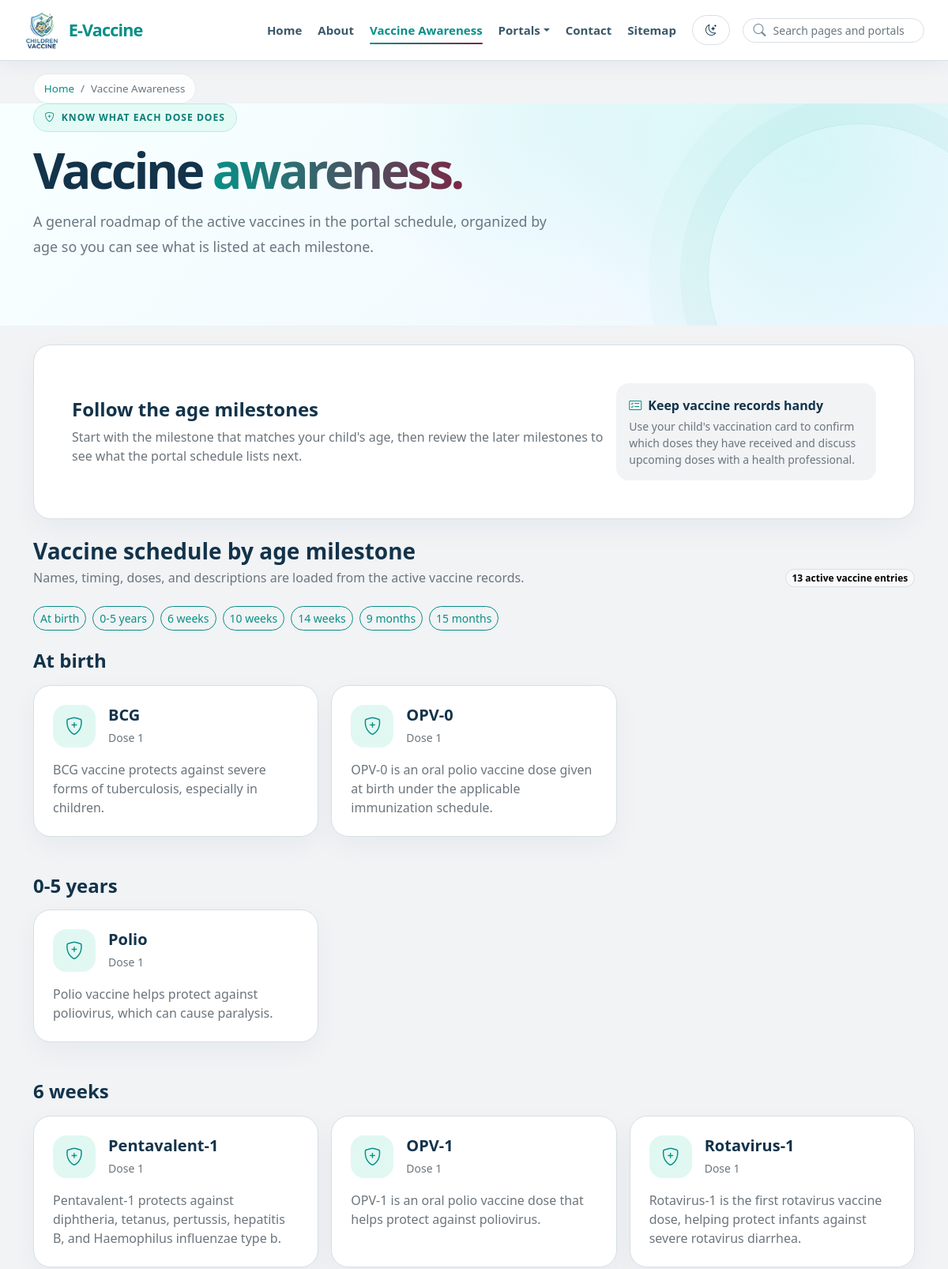
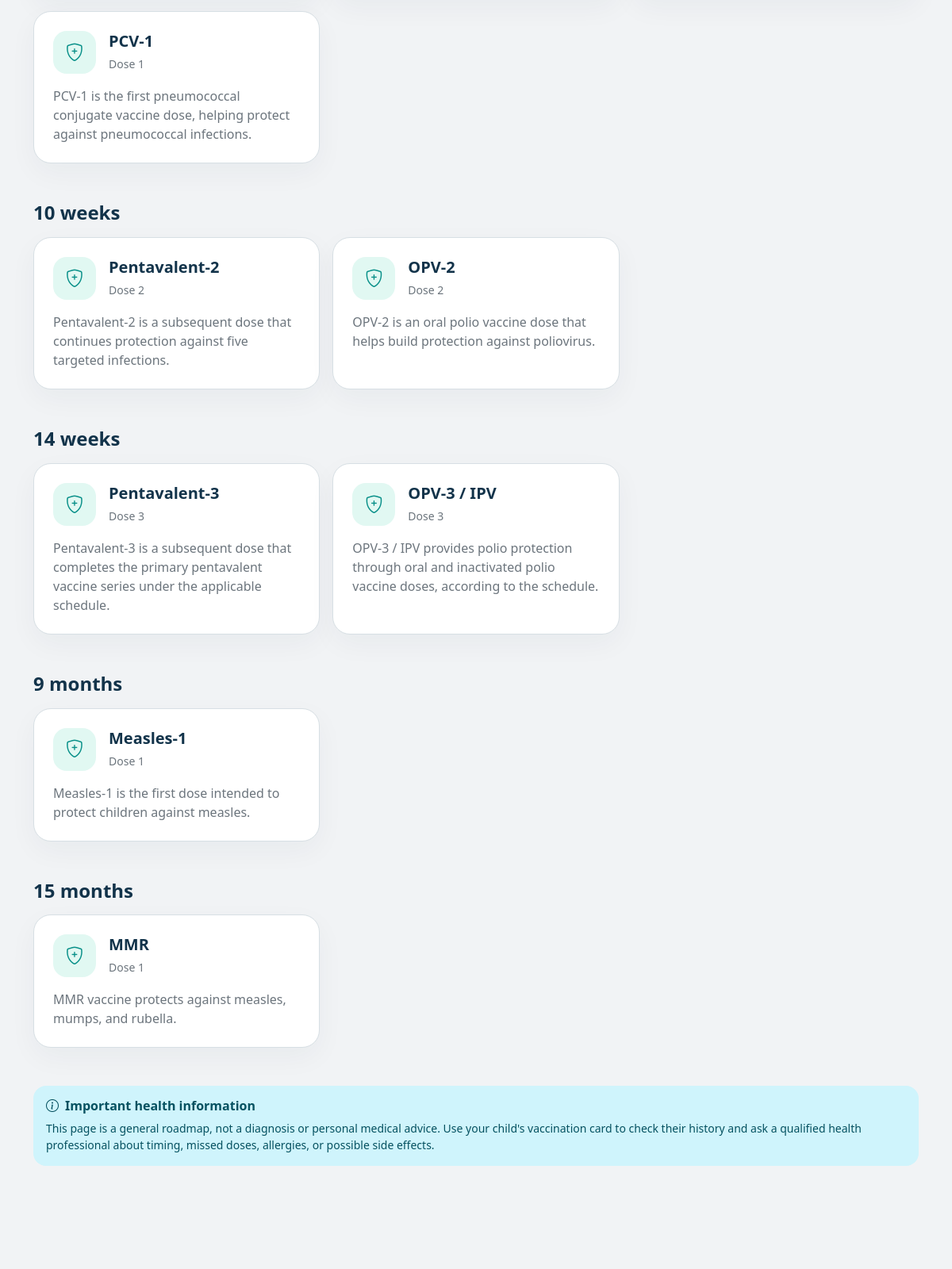
/awareness.php (upper part), run on the app's committed database (2 pictures, top to bottom).
### tables this page shows
CREATE TABLE `vaccines` (
  `Vaccine_ID` int(11) NOT NULL,
  `Vaccine_Name` varchar(150) NOT NULL,
  `Dose` int(11) NOT NULL,
  `Age_Limit` varchar(50) NOT NULL,
  `Status` enum('Active','Inactive') DEFAULT 'Active',
  `description` text DEFAULT NULL
);

### awareness.php (the view, shortened to what this page needs)
<?php
require __DIR__ . '/config.php';
$vaccines = [];
$vaccineQuery = mysqli_query(
    $connect,
    "SELECT Vaccine_ID, Vaccine_Name, Dose, Age_Limit, description
     FROM vaccines
     WHERE Status = 'Active'
     ORDER BY Vaccine_ID"
);
$vaccineQueryAvailable = $vaccineQuery !== false;
if ($vaccineQueryAvailable) {
    while ($vaccine = mysqli_fetch_assoc($vaccineQuery)) {
        $vaccines[] = $vaccine;
    }
} else {
    error_log('E-Vaccine awareness vaccine query failed: ' . mysqli_error($connect));
}
$milestones = [];
foreach ($vaccines as $vaccine) {
    $ageLabel = trim((string)$vaccine['Age_Limit']);
    $ageDays = null;
    if (preg_match('/^(?:at birth|birth)$/i', $ageLabel)) {
        $ageDays = 0;
    } elseif (preg_match('/^(\d+)(?:\s*-\s*\d+)?\s*(day|week|month|year)s?$/i', $ageLabel, $ageMatch)) {
        $ageAmount = (int)$ageMatch[1];
        $ageUnit = strtolower($ageMatch[2]);
        $ageDays = $ageAmount;
        if ($ageUnit === 'week') {
            $ageDays *= 7;
        } elseif ($ageUnit === 'month') {
            $ageDays *= 30;
        } elseif ($ageUnit === 'year') {
            $ageDays *= 365;
        }
    }
    if (!isset($milestones[$ageLabel])) {
        $milestones[$ageLabel] = ['sort' => $ageDays, 'vaccines' => []];
    }
    $milestones[$ageLabel]['vaccines'][] = $vaccine;
}
uasort($milestones, static function ($first, $second) {
    $firstAge = $first['sort'] ?? PHP_INT_MAX;
    $secondAge = $second['sort'] ?? PHP_INT_MAX;
    return $firstAge <=> $secondAge;
});
require __DIR__ . '/includes/site-header.php';
?>
<main>
    <section class="page-hero">
        <div class="container section-space">
            <span class="eyebrow mb-3" data-aos="fade-up"><i class="bi bi-shield-plus" aria-hidden="true"></i> Know what each dose does</span>
            <h1 class="display-title mb-3" data-aos="fade-up">Vaccine <span class="text-gradient">awareness.</span></h1>
            <p class="lead-copy mb-0" data-aos="fade-up" data-aos-delay="75">A general roadmap of the active vaccines in the portal schedule, organized by age so you can see what is listed at each milestone.</p>
        </div>
    </section>
    <section class="container section-space pt-4">
        <div class="surface-card p-4 p-lg-5 mb-4" data-aos="fade-up">
            <div class="row align-items-center g-3">
                <div class="col-lg-8">
                    <h2 class="h4 fw-bold mb-2">Follow the age milestones</h2>
                    <p class="text-secondary mb-0">Start with the milestone that matches your child's age, then review the later milestones to see what the portal schedule lists next.</p>
                </div>
                <div class="col-lg-4">
                    <div class="rounded-4 p-3 bg-body-tertiary">
                        <div class="fw-semibold"><i class="bi bi-card-checklist me-2 text-success" aria-hidden="true"></i>Keep vaccine records handy</div>
                        <p class="small text-secondary mb-0 mt-1">Use your child's vaccination card to confirm which doses they have received and discuss upcoming doses with a health professional.</p>
                    </div>
                </div>
            </div>
        </div>
        <div class="d-flex flex-column flex-md-row justify-content-between align-items-md-end gap-2 mb-4" data-aos="fade-up">
            <div>
                <h2 class="h3 fw-bold mb-1">Vaccine schedule by age milestone</h2>
                <p class="text-secondary mb-0">Names, timing, doses, and descriptions are loaded from the active vaccine records.</p>
            </div>
            <span class="badge rounded-pill text-bg-light border"><?= count($vaccines) ?> active vaccine entries</span>
        </div>
        <?php if (!$vaccineQueryAvailable): ?>
            <div class="alert alert-warning" role="status">Vaccine schedule information is temporarily unavailable.</div>
        <?php elseif (!$vaccines): ?>
            <div class="alert alert-info" role="status">No active vaccines are currently listed.</div>
        <?php else: ?>
            <nav class="d-flex flex-wrap gap-2 mb-4" aria-label="Vaccine schedule age milestones">
                <?php $milestoneIndex = 0; foreach ($milestones as $ageLabel => $milestone): $milestoneIndex++; ?>
                    <a class="btn btn-sm btn-outline-vax rounded-pill" href="#milestone-<?= $milestoneIndex ?>"><?= site_escape($ageLabel) ?></a>
                <?php endforeach; ?>
            </nav>
            <?php $milestoneIndex = 0; foreach ($milestones as $ageLabel => $milestone): $milestoneIndex++; ?>
                <section class="mb-5" id="milestone-<?= $milestoneIndex ?>" aria-labelledby="milestone-title-<?= $milestoneIndex ?>">
                    <h3 class="h4 fw-bold mb-3" id="milestone-title-<?= $milestoneIndex ?>"><?= site_escape($ageLabel) ?></h3>
                    <div class="row g-3">
                        <?php foreach ($milestone['vaccines'] as $vaccine): ?>
                            <div class="col-md-6 col-xl-4" data-aos="fade-up">
                                <article class="surface-card p-4 h-100">
                                    <div class="d-flex align-items-center gap-3 mb-3">
                                        <span class="icon-tile flex-shrink-0"><i class="bi bi-shield-plus" aria-hidden="true"></i></span>
                                        <div>
                                            <h4 class="h5 fw-bold mb-1"><?= site_escape($vaccine['Vaccine_Name']) ?></h4>
                                            <?php if ((int)$vaccine['Dose'] > 0): ?><span class="small text-secondary">Dose <?= (int)$vaccine['Dose'] ?></span><?php endif; ?>
                                        </div>
                                    </div>
                                    <p class="text-secondary mb-0"><?= site_escape($vaccine['description'] ?: 'No description has been added yet.') ?></p>
                                </article>
                            </div>
                        <?php endforeach; ?>
                    </div>
                </section>
            <?php endforeach; ?>
        <?php endif; ?>
        <div class="alert alert-info border-0 rounded-4 mt-5 mb-0" role="note" data-aos="fade-up">
            <h2 class="h6 fw-bold"><i class="bi bi-info-circle me-2" aria-hidden="true"></i>Important health information</h2>
            <p class="small mb-0">This page is a general roadmap, not a diagnosis or personal medical advice. Use your child's vaccination card to check their history and ask a qualified health professional about timing, missed doses, allergies, or possible side effects.</p>
        </div>
    </section>
</main>
<?php require __DIR__ . '/includes/site-footer.php'; ?>

### includes/theme.css (style rules this page uses)
:root { --evax-navy: #12334a; --evax-teal: #078f87; --evax-wine: #7a2846; --evax-light-grey: #f1f3f5; --evax-white: #ffffff; --evax-muted: #687782; --evax-border: #d7dfe4; --bs-primary: var(--evax-navy); --bs-primary-rgb: 18, 51, 74; --bs-success: var(--evax-teal); --bs-success-rgb: 7, 143, 135; --bs-danger: var(--evax-wine); --bs-danger-rgb: 122, 40, 70; --bs-body-bg: var(--evax-light-grey); --bs-body-color: var(--evax-navy); --bs-secondary-color: var(--evax-muted); --bs-border-color: var(--evax-border); --bs-link-color: var(--evax-teal); --bs-link-hover-color: var(--evax-wine); }
* { scrollbar-color: var(--evax-muted) var(--evax-light-grey); }
body { background-color: var(--evax-light-grey) !important; color: var(--bs-body-color) !important; font-family: "Segoe UI", Arial, sans-serif !important; }
html { background-color: var(--evax-light-grey); }
.bg-light, .bg-body-tertiary { background-color: var(--evax-light-grey) !important; }
.bg-white, .card, .surface-card, form.bg-white, .report-sheet, .portal-card, .overview-box, .dashboard-card { color: var(--bs-body-color); background-color: var(--evax-white) !important; }
.text-success { color: #078f87 !important; }
.card, .surface-card, .report-sheet, .portal-card, .overview-box, .dashboard-card { border-color: var(--evax-border) !important; }

### includes/site-header.php (style rules this page uses)
:root { --vax-ink: #12334a; --vax-muted: #687782; --vax-teal: #078f87; --vax-blue: #7a2846; --vax-soft: #f1f3f5; --vax-line: #d7dfe4; --vax-shadow: 0 20px 55px rgba(18, 51, 74, .09); --vax-shadow-hover: 0 24px 55px rgba(18, 51, 74, .13); --vax-page: #f1f3f5; --vax-surface: rgba(255,255,255,.92); --vax-heading: #12334a; }
* { box-sizing: border-box; }
html { scroll-padding-top: 90px; }
body { margin: 0; color: var(--vax-ink); background: var(--vax-page); font-family: "Segoe UI", Arial, sans-serif; overflow-x: hidden; }
main { min-height: 60vh; }
.eyebrow { display: inline-flex; align-items: center; gap: .5rem; padding: .5rem .85rem; border: 1px solid #bdece4; border-radius: 999px; color: #087f77; background: #e4faf5; font-size: .76rem; font-weight: 800; letter-spacing: .08em; text-transform: uppercase; }
.display-title { max-width: 760px; font-size: clamp(2.45rem, 5.2vw, 4.65rem); font-weight: 850; letter-spacing: -.055em; line-height: 1.04; text-wrap: balance; }
.text-gradient { color: var(--vax-teal); background: linear-gradient(90deg, #078f87, #7a2846); -webkit-background-clip: text; background-clip: text; -webkit-text-fill-color: transparent; }
.lead-copy { max-width: 650px; color: var(--vax-muted); font-size: 1.12rem; line-height: 1.8; }
.section-space { padding-bottom: clamp(3.5rem, 7vw, 6.5rem); }
.surface-card { height: 100%; border: 1px solid var(--vax-line); border-radius: 22px; background: var(--vax-surface); box-shadow: 0 12px 35px rgba(18, 51, 74, .045); transition: border-color .28s ease, box-shadow .28s ease, transform .28s ease; }
.icon-tile { display: flex; width: 54px; height: 54px; align-items: center; justify-content: center; border-radius: 17px; color: #078f88; background: #e1f8f2; font-size: 1.4rem; transition: color .25s ease, background-color .25s ease, transform .3s ease; }
.btn-outline-vax { border-color: var(--vax-teal); color: var(--vax-teal); transition: color .22s ease, background-color .22s ease, transform .22s ease; }
.page-hero { position: relative; isolation: isolate; overflow: hidden; background: radial-gradient(circle at 85% 22%, rgba(139,236,225,.28), transparent 30%), linear-gradient(135deg, #f8ffff, #eef7ff); }
.page-hero::before { position: absolute; top: -15rem; left: 37%; z-index: -1; width: 32rem; height: 32rem; border-radius: 50%; background: radial-gradient(circle, rgba(91,220,204,.12), transparent 68%); content: ""; animation: hero-glow-drift 18s ease-in-out infinite alternate; pointer-events: none; }
.page-hero > .container { position: relative; z-index: 1; }
.page-hero::after { position: absolute; right: -5rem; bottom: -8rem; z-index: -1; width: 24rem; height: 24rem; border: 1px solid rgba(7,155,145,.12); border-radius: 50%; box-shadow: 0 0 0 35px rgba(7,155,145,.035), 0 0 0 75px rgba(7,155,145,.025); content: ""; }

### data on the page
vaccines: Age_Limit "0-5 years", Vaccine_Name "Polio", Dose "1", description "Polio vaccine helps protect against poliovirus, which can cause paralysis."
vaccines: Vaccine_Name "BCG", Dose "1", description "BCG vaccine protects against severe forms of tuberculosis, especially in children."
vaccines: Vaccine_Name "OPV-0", Dose "1", description "OPV-0 is an oral polio vaccine dose given at birth under the applicable immunization schedule."
vaccines: Vaccine_Name "Pentavalent-1", Dose "1", description "Pentavalent-1 protects against diphtheria, tetanus, pertussis, hepatitis B, and Haemophilus influenzae type b."
vaccines: Vaccine_Name "OPV-1", Dose "1", description "OPV-1 is an oral polio vaccine dose that helps protect against poliovirus."
vaccines: Vaccine_Name "Rotavirus-1", Dose "1", description "Rotavirus-1 is the first rotavirus vaccine dose, helping protect infants against severe rotavirus diarrhea."
vaccines: Vaccine_Name "PCV-1", Dose "1", description "PCV-1 is the first pneumococcal conjugate vaccine dose, helping protect against pneumococcal infections."
vaccines: Vaccine_Name "Pentavalent-2", Dose "2", description "Pentavalent-2 is a subsequent dose that continues protection against five targeted infections."
vaccines: Vaccine_Name "OPV-2", Dose "2", description "OPV-2 is an oral polio vaccine dose that helps build protection against poliovirus."
vaccines: Vaccine_Name "Pentavalent-3", Dose "3", description "Pentavalent-3 is a subsequent dose that completes the primary pentavalent vaccine series under the applicable schedule."
vaccines: Vaccine_Name "OPV-3 / IPV", Dose "3", description "OPV-3 / IPV provides polio protection through oral and inactivated polio vaccine doses, according to the schedule."
vaccines: Vaccine_Name "Measles-1", Dose "1", description "Measles-1 is the first dose intended to protect children against measles."
vaccines: Vaccine_Name "MMR", Dose "1", description "MMR vaccine protects against measles, mumps, and rubella."

### other printed values
site_escape($crumb['label']) "Home"
site_escape($crumb['label']) "Vaccine Awareness"
count($vaccines) "13"
site_escape($ageLabel) "At birth"
site_escape($ageLabel) "6 weeks"
site_escape($ageLabel) "10 weeks"
site_escape($ageLabel) "14 weeks"
site_escape($ageLabel) "9 months"
site_escape($ageLabel) "15 months"
